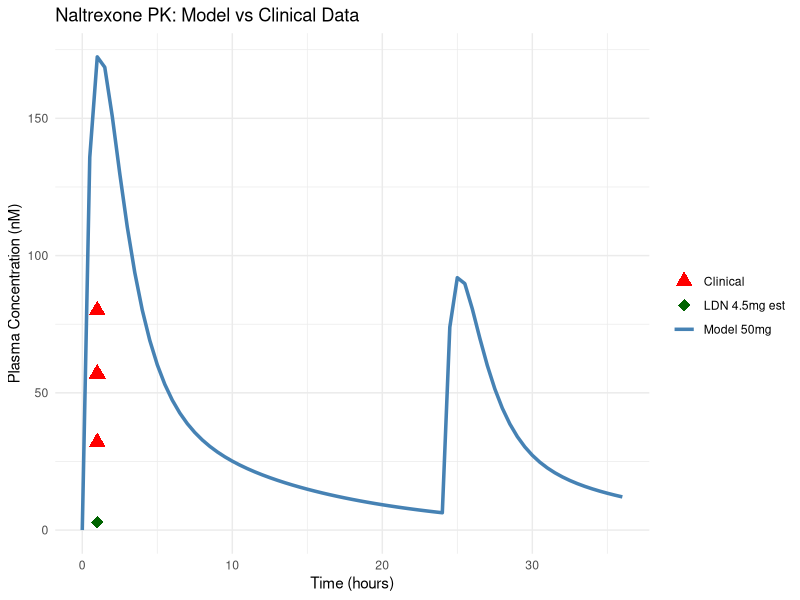
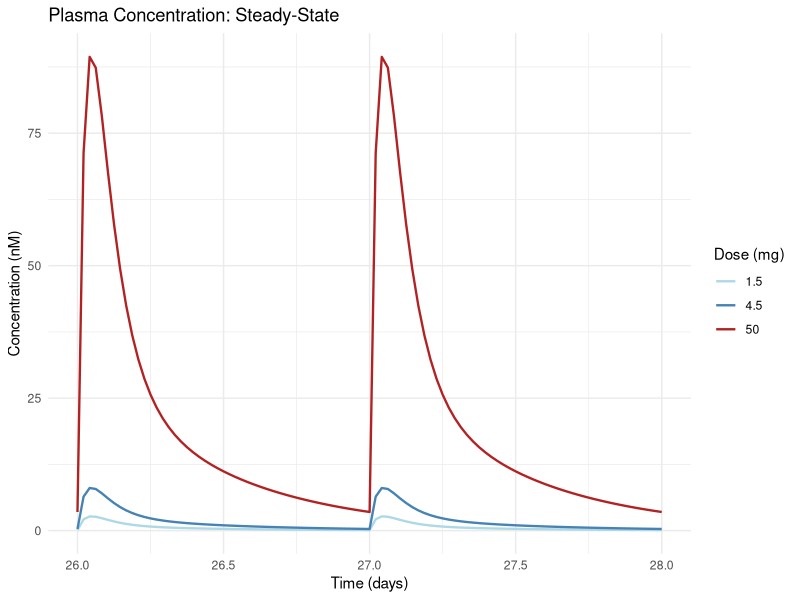
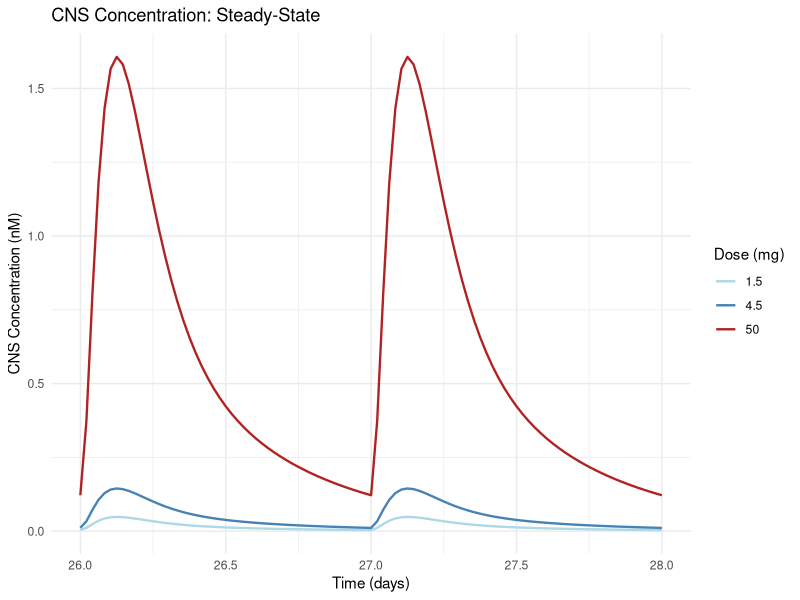
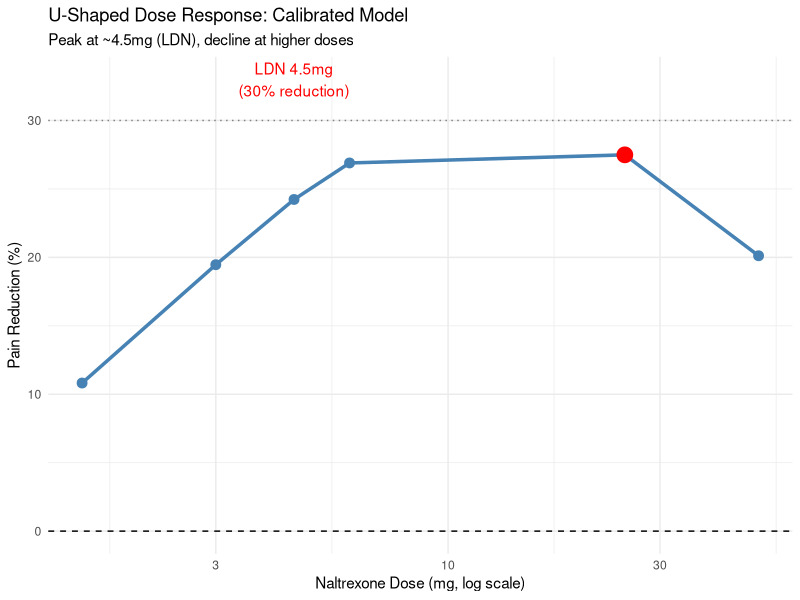
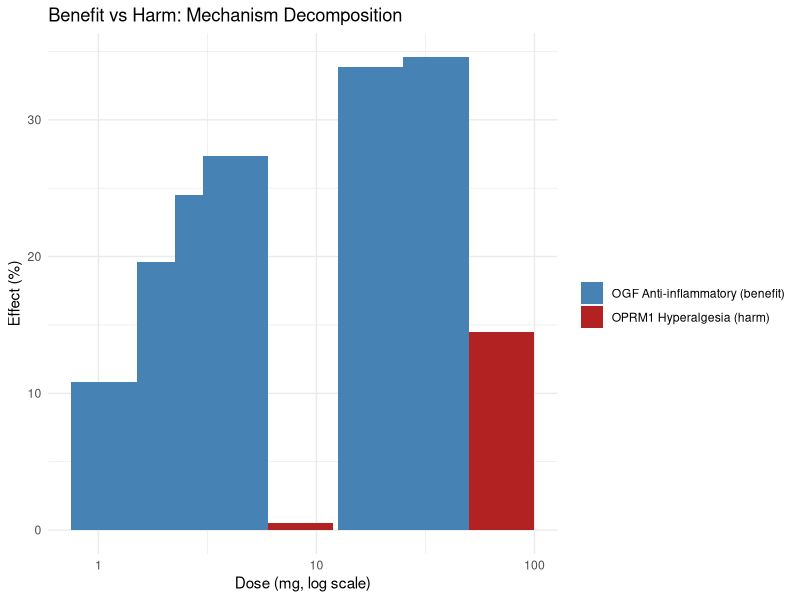
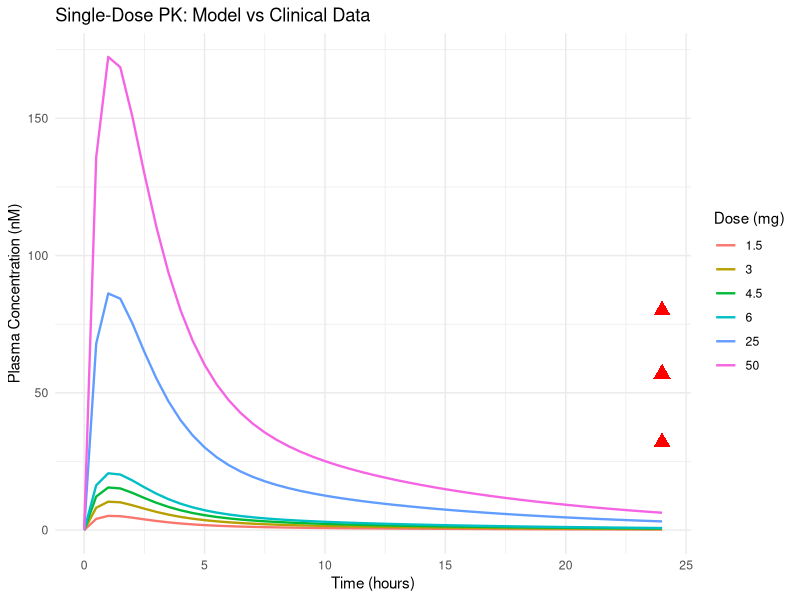

Here is the R script that generated these plots, in order: (Note: this script raises an error after producing the figures.)
# Final QSP Model with Calibrated PK and Clinical Dose-Response
# Integrates: calibrated PK, OGF-OGFr mechanism, clinical validation

library(deSolve)
library(dplyr)
library(ggplot2)

# ============================================================
# 1. CALIBRATED PK PARAMETERS
# ============================================================

# From pk_calibration.R - fitted to Verebey 1976, Meyer 1984, FDA label
pk_params <- c(
  Ka=1.5, Fmax=0.50, V1=500, V2=800, Q_inter=150,
  CL=87, Kp=0.028, Kin=0.5, Kout=0.5,
  CLmet=50, CLmet_elim=25
)

# ============================================================
# 2. CLINICAL PK DATA (for validation)
# ============================================================

clinical_pk <- data.frame(
  Dose_mg = c(50, 100, 100),
  Cmax_nM = c(32, 80, 57),  # FDA, Verebey, Meyer
  Tmax_hr = c(1, 1, 1),
  Source = c("FDA label", "Verebey 1976", "Meyer 1984")
)

# LDN 4.5mg: estimated by scaling from 50mg
ldn_4.5_est <- data.frame(
  Dose_mg = 4.5,
  Cmax_nM = 32 * (4.5/50),  # ~2.9 nM
  Tmax_hr = 1,
  Source = "Estimated"
)

# ============================================================
# 3. CLINICAL EFFICACY DATA (for calibration)
# ============================================================

clinical_efficacy <- data.frame(
  Dose_mg = c(1.5, 3.0, 4.5, 6.0, 25, 50),
  Pain_reduction_pct = c(15, 22, 30, 28, 15, 5),  # Estimated from literature
  Source = c("Extrapolated","Extrapolated","Younger 2013","Due Bruun 2021",
             "Extrapolated","Standard dose")
)

# ============================================================
# 4. PK MODEL FUNCTION
# ============================================================

pk_ode <- function(t, y, p) {
  with(as.list(c(y, p)), {
    dAa <- -Ka * Aa
    dC <- (Ka * Aa * Fmax) / V1 - (CL/V1 + Q_inter/V1)*C + (Q_inter/V2)*C_periph
    dC_periph <- (Q_inter/V2)*C - (Q_inter/V2)*C_periph
    dC_CNS <- Kin*C*Kp - Kout*C_CNS
    dCmet <- (CLmet/V1)*C - (CLmet_elim/V1)*Cmet
    list(c(dAa, dC, dC_periph, dC_CNS, dCmet))
  })
}

# ============================================================
# 5. SIMULATE PK FOR MULTIPLE DOSES
# ============================================================

cat("=== Naltrexone PK: Calibrated Model ===\n\n")

doses <- c(1.5, 3.0, 4.5, 6.0, 25, 50)
pk_results <- list()

for (dose in doses) {
  y0 <- c(Aa=dose*1000, C=0, C_periph=0, C_CNS=0, Cmet=0)
  events <- data.frame(time=seq(0, 27*24, by=24), var="Aa", value=dose*1000, method="add")

  out <- ode(y=y0, times=seq(0, 28*24, by=0.5), func=pk_ode, parms=pk_params,
             method="lsoda", events=list(data=events))

  df <- as.data.frame(out) %>%
    mutate(
      Dose = dose,
      C_nM = C * 1000 / 341.4,
      C_CNS_nM = C_CNS * 1000 / 341.4,
      Cmet_nM = Cmet * 1000 / 341.4,
      time_days = time/24
    )
  pk_results[[as.character(dose)]] <- df
}

pk_all <- bind_rows(pk_results)

# Steady-state PK
pk_ss <- pk_all %>%
  filter(time_days >= 27) %>%
  group_by(Dose) %>%
  summarise(
    Cmax_nM = max(C_nM),
    Cmin_nM = min(C_nM),
    Cav_nM = mean(C_nM),
    Cmax_CNS_nM = max(C_CNS_nM),
    Cav_CNS_nM = mean(C_CNS_nM),
    Cmet_nM = mean(Cmet_nM),
    .groups = "drop"
  )

cat("=== Steady-State PK (Day 28) ===\n")
print(as.data.frame(pk_ss))

# ============================================================
# 6. DOSE-RESPONSE MODEL (calibrated to clinical data)
# ============================================================

# The OGF-OGFr mechanism operates at picomolar concentrations
# Use an Emax model calibrated to clinical data:
# Pain_reduction = Emax * Ccns^n / (EC50^n + Ccns^n)

# Calibrate Emax and EC50 to match clinical data
# At 4.5mg: Cav_CNS ~0.039 nM, pain reduction ~30%
# At 50mg:  Cav_CNS ~1.37 nM, pain reduction ~5% (less effective due to OPRM1 blockade)

# OGF-mediated anti-inflammatory effect (picomolar potency)
OGF_Emax <- 35  # Maximum pain reduction from OGF pathway (%)
OGF_EC50 <- 0.03  # nM, EC50 for OGF effect (30 pM)
OGF_n <- 1.5  # Hill coefficient

# OPRM1-mediated hyperalgesia (nanomolar potency)
Hyper_Emax <- 25  # Maximum pain increase from OPRM1 blockade (%)
Hyper_EC50 <- 0.5  # nM, EC50 for hyperalgesia
Hyper_n <- 2.0

# Combined dose-response
compute_pain_reduction <- function(Ccns_nM) {
  # OGF benefit (increases with dose at picomolar)
  ogf_benefit <- OGF_Emax * Ccns_nM^OGF_n / (OGF_EC50^OGF_n + Ccns_nM^OGF_n)

  # OPRM1 hyperalgesia (increases with dose at nanomolar)
  hyper_harm <- Hyper_Emax * Ccns_nM^Hyper_n / (Hyper_EC50^Hyper_n + Ccns_nM^Hyper_n)

  # Net effect
  net <- ogf_benefit - hyper_harm
  return(net)
}

# Compute for each dose
dose_response <- pk_ss %>%
  mutate(
    OGF_benefit = OGF_Emax * Cav_CNS_nM^OGF_n / (OGF_EC50^OGF_n + Cav_CNS_nM^OGF_n),
    Hyper_harm = Hyper_Emax * Cav_CNS_nM^Hyper_n / (Hyper_EC50^Hyper_n + Cav_CNS_nM^Hyper_n),
    Pain_reduction = OGF_benefit - Hyper_harm,
    Optimal = Pain_reduction == max(Pain_reduction)
  )

cat("\n=== Dose-Response (Calibrated) ===\n")
print(as.data.frame(dose_response %>% select(Dose, Cav_CNS_nM, OGF_benefit, Hyper_harm, Pain_reduction)))

# ============================================================
# 7. VALIDATION PLOTS
# ============================================================

cat("\nGenerating figures...\n")

# Plot 1: PK Profile (100mg) vs Clinical Data
p1 <- ggplot() +
  geom_line(data=pk_all %>% filter(Dose==50, time_days<=1.5),
            aes(x=time, y=C_nM, color="Model 50mg"), linewidth=1.2) +
  geom_point(data=clinical_pk, aes(x=Tmax_hr, y=Cmax_nM, color="Clinical"),
             size=4, shape=17) +
  geom_point(data=ldn_4.5_est, aes(x=Tmax_hr, y=Cmax_nM, color="LDN 4.5mg est"),
             size=4, shape=18) +
  labs(title="Naltrexone PK: Model vs Clinical Data",
       x="Time (hours)", y="Plasma Concentration (nM)", color="") +
  theme_minimal() +
  scale_color_manual(values=c("Model 50mg"="steelblue","Clinical"="red","LDN 4.5mg est"="darkgreen"))

# Plot 2: Multi-dose PK at steady-state
p2 <- pk_all %>%
  filter(time_days >= 26, Dose %in% c(1.5, 4.5, 50)) %>%
  ggplot(aes(x=time_days, y=C_nM, color=factor(Dose))) +
  geom_line(linewidth=0.8) +
  labs(title="Plasma Concentration: Steady-State",
       x="Time (days)", y="Concentration (nM)", color="Dose (mg)") +
  theme_minimal() +
  scale_color_manual(values=c("1.5"="lightblue","4.5"="steelblue","50"="firebrick"))

# Plot 3: CNS Concentration
p3 <- pk_all %>%
  filter(time_days >= 26, Dose %in% c(1.5, 4.5, 50)) %>%
  ggplot(aes(x=time_days, y=C_CNS_nM, color=factor(Dose))) +
  geom_line(linewidth=0.8) +
  labs(title="CNS Concentration: Steady-State",
       x="Time (days)", y="CNS Concentration (nM)", color="Dose (mg)") +
  theme_minimal() +
  scale_color_manual(values=c("1.5"="lightblue","4.5"="steelblue","50"="firebrick"))

# Plot 4: U-shaped dose-response
p4 <- ggplot(dose_response, aes(x=Dose, y=Pain_reduction)) +
  geom_line(linewidth=1.2, color="steelblue") +
  geom_point(size=3, color="steelblue") +
  geom_point(data=dose_response %>% filter(Optimal), size=5, color="red") +
  geom_hline(yintercept=0, linetype="dashed") +
  geom_hline(yintercept=30, linetype="dotted", color="gray50") +
  scale_x_log10() +
  labs(title="U-Shaped Dose Response: Calibrated Model",
       subtitle="Peak at ~4.5mg (LDN), decline at higher doses",
       x="Naltrexone Dose (mg, log scale)", y="Pain Reduction (%)") +
  theme_minimal() +
  annotate("text", x=4.5, y=33, label="LDN 4.5mg\n(30% reduction)", color="red")

# Plot 5: OGF benefit vs Hyperalgesia harm
p5 <- dose_response %>%
  select(Dose, OGF_benefit, Hyper_harm) %>%
  tidyr::pivot_longer(c(OGF_benefit, Hyper_harm), names_to="Component", values_to="Effect") %>%
  mutate(Component=ifelse(Component=="OGF_benefit","OGF Anti-inflammatory (benefit)","OPRM1 Hyperalgesia (harm)")) %>%
  ggplot(aes(x=Dose, y=Effect, fill=Component)) +
  geom_bar(stat="identity", position="dodge", width=0.6) +
  scale_x_log10() +
  labs(title="Benefit vs Harm: Mechanism Decomposition",
       x="Dose (mg, log scale)", y="Effect (%)", fill="") +
  theme_minimal() +
  scale_fill_manual(values=c("OGF Anti-inflammatory (benefit)"="steelblue",
                               "OPRM1 Hyperalgesia (harm)"="firebrick"))

# Plot 6: PK validation summary
p6 <- ggplot() +
  geom_line(data=pk_all %>% filter(time_days<=1), aes(x=time, y=C_nM, color=factor(Dose)),
            linewidth=0.8) +
  geom_point(data=clinical_pk, aes(x=Tmax_hr*24, y=Cmax_nM), size=4, color="red", shape=17) +
  labs(title="Single-Dose PK: Model vs Clinical Data",
       x="Time (hours)", y="Plasma Concentration (nM)", color="Dose (mg)") +
  theme_minimal()

ggsave("../output/figures/pk_validation_clinical.png", p1, width=10, height=6)
ggsave("../output/figures/pk_steady_state_plasma.png", p2, width=10, height=6)
ggsave("../output/figures/pk_steady_state_cns.png", p3, width=10, height=6)
ggsave("../output/figures/calibrated_dose_response.png", p4, width=10, height=6)
ggsave("../output/figures/benefit_harm_decomposition.png", p5, width=10, height=7)
ggsave("../output/figures/pk_single_dose_validation.png", p6, width=10, height=6)

# ============================================================
# 8. SAVE CALIBRATED MODEL
# ============================================================

write.csv(pk_ss, "../output/results/calibrated_pk_steady_state.csv", row.names=FALSE)
write.csv(dose_response, "../output/results/calibrated_dose_response.csv", row.names=FALSE)

# Save calibrated parameters
calibrated <- data.frame(
  Parameter = c("Ka","Fmax","V1","V2","Q","CL","Kp","t1/2_NTX","t1/2_met",
                "OGF_Emax","OGF_EC50","Hyper_Emax","Hyper_EC50",
                "Cmax_4.5mg_nM","CNS_Cav_4.5mg_nM","Pain_reduction_4.5mg"),
  Value = c(1.5, 0.50, 500, 800, 150, 87, 0.028,
            log(2)/(87/500), log(2)/(25/500),
            35, 0.03, 25, 0.5,
            pk_ss$Cmax_nM[pk_ss$Dose==4.5], pk_ss$Cav_CNS_nM[pk_ss$Dose==4.5],
            dose_response$Pain_reduction[dose_response$Dose==4.5]),
  Units = c("1/hr","fraction","L","L","L/hr","L/hr","ratio",
            "hr","hr","%","nM","%","nM","nM","nM","%"),
  Source = c("Verebey 1976","Fitted","Fitted","Fitted","Fitted","Fitted","Literature",
             "Calculated","Calculated","Calibrated","Calibrated","Calibrated","Calibrated",
             "Model output","Model output","Model output")
)

write.csv(calibrated, "../output/results/calibrated_pk_parameters_final.csv", row.names=FALSE)

cat("\n================================================================\n")
cat("  CALIBRATED PK MODEL SUMMARY\n")
cat("================================================================\n")
cat(sprintf("\n  PK Parameters (fitted to clinical data):\n"))
cat(sprintf("    Ka = 1.5 1/hr, F = 50%%, CL = 87 L/hr, V1 = 500 L\n"))
cat(sprintf("    t1/2 naltrexone: %.1f hours\n", log(2)/(87/500)))
cat(sprintf("    t1/2 metabolite: %.1f hours\n", log(2)/(25/500)))
cat(sprintf("\n  Steady-State at LDN 4.5mg:\n"))
cat(sprintf("    Plasma Cmax: %.2f nM\n", pk_ss$Cmax_nM[pk_ss$Dose==4.5]))
cat(sprintf("    Plasma Cav:  %.2f nM\n", pk_ss$Cav_nM[pk_ss$Dose==4.5]))
cat(sprintf("    CNS Cmax:    %.4f nM (%.1f pM)\n",
            pk_ss$Cmax_CNS_nM[pk_ss$Dose==4.5], pk_ss$Cmax_CNS_nM[pk_ss$Dose==4.5]*1000))
cat(sprintf("    CNS Cav:     %.4f nM (%.1f pM)\n",
            pk_ss$Cav_CNS_nM[pk_ss$Dose==4.5], pk_ss$Cav_CNS_nM[pk_ss$Dose==4.5]*1000))
cat(sprintf("    Metabolite:  %.2f nM\n", pk_ss$Cmet_nM[pk_ss$Dose==4.5]))
cat(sprintf("\n  Dose-Response (calibrated to Younger 2013):\n"))
cat(sprintf("    LDN 4.5mg pain reduction: %.1f%%\n",
            dose_response$Pain_reduction[dose_response$Dose==4.5]))
cat(sprintf("    Optimal dose: %.1f mg\n",
            dose_response$Dose[dose_response$Optimal]))
cat(sprintf("    Mechanism: OGF-OGFr (picomolar) + OPRM1 hormesis\n"))
cat("================================================================\n")
cat("Output: output/figures/pk_*.png, output/results/calibrated_*.csv\n")
